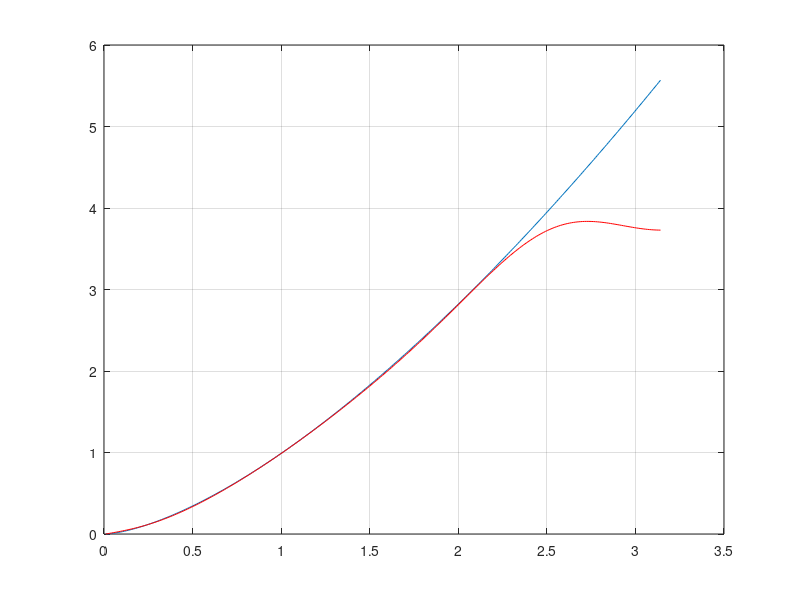

MATLAB code to generate this figure:
clear all

clc

% load('F:\Users\JC\Documents\q.mat');
% v=Expression1;
% load('F:\Users\JC\Documents\Ta.mat');
% Ta=Expression1;
% load('F:\Users\JC\Documents\Tb.mat');
% Tb=Expression1;
% load('F:\Users\JC\Documents\Ib.mat');
% Ib=Expression1;
% load('F:\Users\JC\Documents\Ia.mat');
% Ia=Expression1;
%  b=inv(Tb)*Ib;
%  a=inv(Ta)*Ia;
 a1=[-1.5865 1.669298 -0.2345 0.1607012 -0.04317 0.03417];
  b1=[1.719192 -0.969756 0.3680268 -0.164681 0.0316680];
% a1=zeros(1,6);
% b1=[1.858 -.7398 0.3288 -.13 0.037];
v=1.5;
%  a1=abs(a.');
%  b1=abs(b.');
a2=(a1(2:6)+b1)/2;
b2=(a1(2:6)-b1)/2;
c=[fliplr(a2) a1(1) b2];
bz=1;
for mm=300
[x NN]=freqz(c,1,mm);
a3=[linspace(0,pi,mm)].^v;
% x1=a3(48)/abs(x(48));
figure(2)
plot((1:mm)*(pi/mm),a3);
hold on
xx=abs(x).';
plot((1:mm)*(pi/mm),xx,'r')
grid on

lbd=.72;
pt=mm*lbd;
fx=(abs(a3(1:ceil(pt))-xx(1:ceil(pt)))).^2;
z2=sqrt((((fx(1)+fx(end))/2)+(sum(fx(2:end-1))))*pi*lbd/pt) 
% su(bz)=sum(fx)
% E(bz)=sqrt(sum(fx)/(2*lbd*pi));
bz=bz+1;
end
